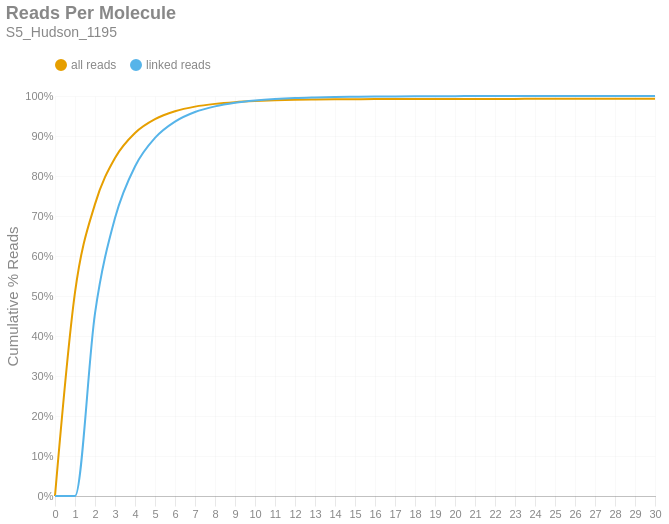

This figure's notebook cell:
### Markdown cell above
### Reads per Molecule
This chart shows the cumulative distribution of the number of reads per linked molecule. That is, how many alignments are associated with a unique molecule. This excludes the number of reads associated with invalid or absent linked-read barcodes. The `linked` histogram is the percentages recalculated when disregarding singletons.

### Code cell
if SKIPLR:
    print_html(f"Skipped")
else:
    counts = np.bincount(valids['reads'].cast(pl.Int64).to_numpy())
    weighted = counts * np.arange(len(counts))
    all_perc = weighted / n_reads
    linked_perc = weighted / n_linked_reads
    linked_perc[1] = 0
    binned_df = pl.DataFrame({
        'readsper': list(range(len(counts))),
        'all reads (cumsum)': np.cumsum(all_perc).tolist(),
        'linked reads (cumsum)': np.cumsum(linked_perc).tolist(),
    })

    with SafeRender(binned_df):
        (
            density_plot(binned_df, 'Reads Per Molecule', samplename, 'readspmol')
            .encode(
                x=alt.X('readsper:O', title=None).axis(labelAngle=0).scale(padding=0),
                y=alt.Y('value:Q', title='Cumulative % Reads').axis(format='%').stack(False),
                color=alt.Color("key:N").scale(domain=["all reads", "linked reads"]),
                tooltip=[
                    alt.Tooltip("key:N", title="Data Type"),
                    alt.Tooltip("readsper:O", title="Reads Per Molecule"),
                    alt.Tooltip("value:Q", format=".2%", title="% Reads (Cum.)")
                ]            
            )
        ).display()

### Figure 1 — Vega-Lite specification as saved in the notebook (floating-point values rounded to 4 significant figures)
{"width": "container", "height": 400, "config": {"title": {"anchor": "start", "dy": -15, "fontSize": 18, "color": "#888888", "subtitleColor": "#888888", "subtitleFontSize": 14}, "arc": {"fill": "#0072B2"}, "axis": {"domainColor": "#888888", "domainWidth": 0.5, "gridWidth": 0.2, "grid": false, "titleFontWeight": 400, "titleFontSize": 15, "labelFontSize": 11, "labelColor": "#888888", "tickColor": "#888888", "tickWidth": 0.2, "titleColor": "#888888"}, "axisBand": {"grid": false}, "axisX": {"grid": true, "tickSize": 10, "domainCap": "round"}, "axisY": {"domain": false, "grid": true, "tickSize": 0, "domainCap": "round"}, "background": "transparent", "header": {"labelFontSize": 15, "labelColor": "#888888", "titleFontSize": 15, "titleFontWeight": 600, "titleColor": "#888888"}, "legend": {"labelFont": "sans-serif", "labelFontSize": 12, "labelColor": "#888888", "symbolSize": 100, "symbolType": "circle", "titleFontSize": 12, "titlePadding": 10, "titleColor": "#888888", "title": null, "orient": "top"}, "range": {"category": ["#E69F00", "#56B4E9", "#009E73", "#F0E442", "#0072B2", "#D55E00", "#CC79A7", "#000000"], "diverging": ["#cfe8f3", "#a2d4ec", "#73bfe2", "#46abdb", "#1696d2", "#12719e"]}, "area": {"fill": "#0072B2", "fillOpacity": 0.7, "line": true, "strokeOpacity": 0.7}, "line": {"color": "#0072B2", "stroke": "#0072B2", "strokeWidth": 2}, "trail": {"color": "#0072B2", "stroke": "#0072B2", "strokeWidth": 0, "size": 1}, "point": {"filled": true, "fillOpacity": 1.0, "size": 95}, "text": {"color": "#888888", "fontSize": 11, "align": "right", "fontWeight": 400, "size": 11}, "bar": {"fill": "#0072B2", "stroke": null}, "view": {"stroke": null, "continuousWidth": 660, "continuousHeight": 400}}, "data": {"name": "data-e663ef9b41b606090bbf278e2e0e9e3f"}, "mark": {"type": "line", "interpolate": "monotone", "point": {"opacity": 0, "size": 275}}, "encoding": {"color": {"field": "key", "scale": {"domain": ["all reads", "linked reads"]}, "type": "nominal"}, "tooltip": [{"field": "key", "title": "Data Type", "type": "nominal"}, {"field": "readsper", "title": "Reads Per Molecule", "type": "ordinal"}, {"field": "value", "format": ".2%", "title": "% Reads (Cum.)", "type": "quantitative"}], "x": {"axis": {"labelAngle": 0}, "field": "readsper", "scale": {"padding": 0}, "title": null, "type": "ordinal"}, "y": {"axis": {"format": "%"}, "field": "value", "stack": false, "title": "Cumulative % Reads", "type": "quantitative"}}, "params": [{"name": "param_c36ac31b6afebe62", "select": {"type": "point", "fields": ["key"]}, "bind": "legend"}], "title": {"text": "Reads Per Molecule", "subtitle": "S5_Hudson_1195"}, "transform": [{"fold": ["all reads (cumsum)", "linked reads (cumsum)"]}, {"calculate": "replace(datum.key, ' (cumsum)', '')", "as": "key"}, {"filter": {"param": "param_c36ac31b6afebe62"}}], "usermeta": {"embedOptions": {"downloadFileName": "S5_Hudson_1195.readspmol"}}, "$schema": "https://vega.github.io/schema/vega-lite/v6.1.0.json", "datasets": {"data-e663ef9b41b606090bbf278e2e0e9e3f": [{"readsper": 0, "all reads (cumsum)": 0.0, "linked reads (cumsum)": 0.0}, {"readsper": 1, "all reads (cumsum)": 0.5089, "linked reads (cumsum)": 0.0}, {"readsper": 2, "all reads (cumsum)": 0.7298, "linked reads (cumsum)": 0.4564}, {"readsper": 3, "all reads (cumsum)": 0.8452, "linked reads (cumsum)": 0.6949}, {"readsper": 4, "all reads (cumsum)": 0.9076, "linked reads (cumsum)": 0.8239}, {"readsper": 5, "all reads (cumsum)": 0.9422, "linked reads (cumsum)": 0.8953}, {"readsper": 6, "all reads (cumsum)": 0.9618, "linked reads (cumsum)": 0.9358}, {"readsper": 7, "all reads (cumsum)": 0.9734, "linked reads (cumsum)": 0.9599}, {"readsper": 8, "all reads (cumsum)": 0.9803, "linked reads (cumsum)": 0.9741}, {"readsper": 9, "all reads (cumsum)": 0.9846, "linked reads (cumsum)": 0.983}, {"readsper": 10, "all reads (cumsum)": 0.9874, "linked reads (cumsum)": 0.9886}, {"readsper": 11, "all reads (cumsum)": 0.9892, "linked reads (cumsum)": 0.9924}, {"readsper": 12, "all reads (cumsum)": 0.9904, "linked reads (cumsum)": 0.9949}, {"readsper": 13, "all reads (cumsum)": 0.9911, "linked reads (cumsum)": 0.9964}, {"readsper": 14, "all reads (cumsum)": 0.9916, "linked reads (cumsum)": 0.9975}, {"readsper": 15, "all reads (cumsum)": 0.992, "linked reads (cumsum)": 0.9981}, {"readsper": 16, "all reads (cumsum)": 0.9922, "linked reads (cumsum)": 0.9987}, {"readsper": 17, "all reads (cumsum)": 0.9924, "linked reads (cumsum)": 0.999}, {"readsper": 18, "all reads (cumsum)": 0.9925, "linked reads (cumsum)": 0.9993}, {"readsper": 19, "all reads (cumsum)": 0.9927, "linked reads (cumsum)": 0.9996}, {"readsper": 20, "all reads (cumsum)": 0.9927, "linked reads (cumsum)": 0.9997}, {"readsper": 21, "all reads (cumsum)": 0.9928, "linked reads (cumsum)": 0.9998}, {"readsper": 22, "all reads (cumsum)": 0.9928, "linked reads (cumsum)": 0.9999}, {"readsper": 23, "all reads (cumsum)": 0.9928, "linked reads (cumsum)": 0.9999}, {"readsper": 24, "all reads (cumsum)": 0.9928, "linked reads (cumsum)": 0.9999}, {"readsper": 25, "all reads (cumsum)": 0.9928, "linked reads (cumsum)": 0.9999}, {"readsper": 26, "all reads (cumsum)": 0.9928, "linked reads (cumsum)": 0.9999}, {"readsper": 27, "all reads (cumsum)": 0.9928, "linked reads (cumsum)": 0.9999}, {"readsper": 28, "all reads (cumsum)": 0.9928, "linked reads (cumsum)": 0.9999}, {"readsper": 29, "all reads (cumsum)": 0.9929, "linked reads (cumsum)": 1.0}, {"readsper": 30, "all reads (cumsum)": 0.9929, "linked reads (cumsum)": 1.0}]}}
